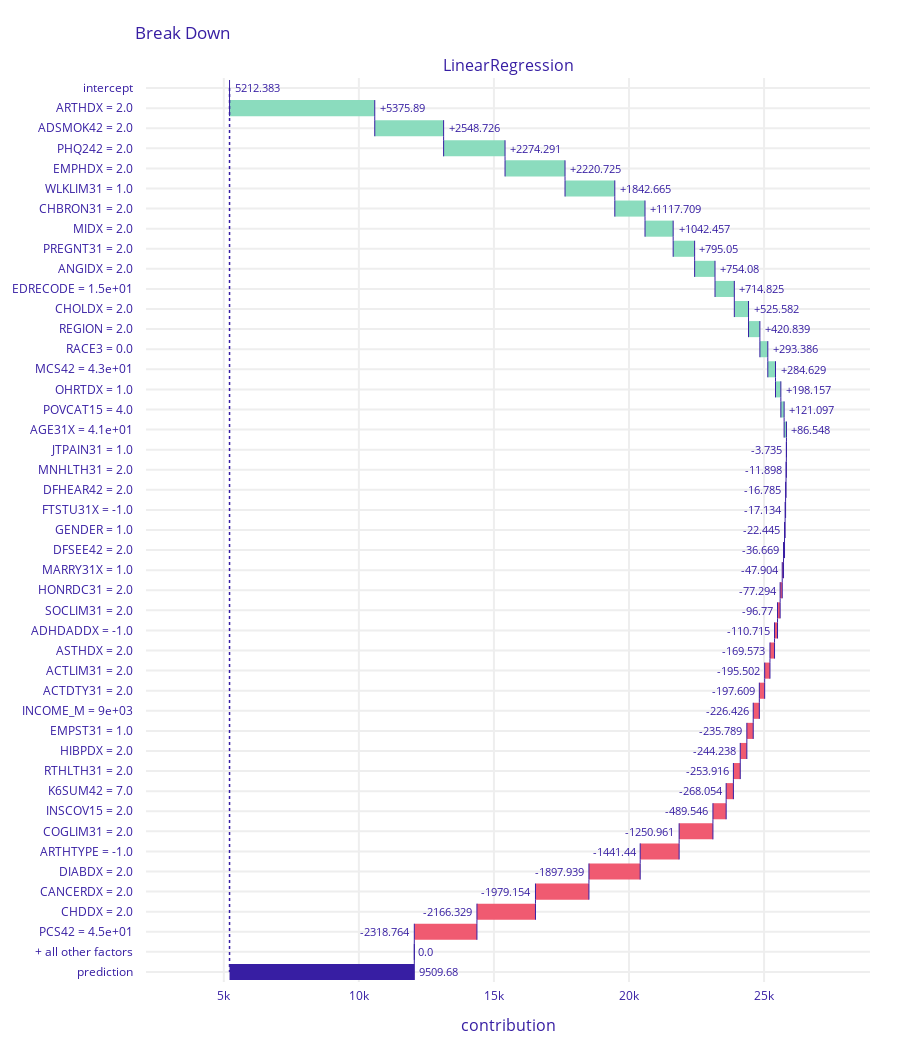

The code cell stored with this chart in its notebook:
### Markdown cell above
### 3.LR.2 BreakDown

### Code cell
exp = explainer.Explainer(model=regressor, data=X_train_raw, y=y_train, model_type='regression')
exp_bd_lr = exp.predict_parts(X_train_raw.iloc[0], type='break_down')
exp_bd_lr.plot(max_vars=42)

### Figure 1 — Plotly figure (JSON) as saved in the notebook; plotly's stock layout.template omitted (floating-point values rounded to 4 significant figures)
{"data": [{"base": 5212.0, "connector": {"line": {"color": "#371ea3", "dash": "solid", "width": 1}, "mode": "spanning"}, "decreasing": {"marker": {"color": "#f05a71"}}, "hoverinfo": "text+delta", "hoverlabel": {"bgcolor": "rgba(0,0,0,0.8)"}, "hovertext": ["Average response: 5212.383<br>Prediction: 9509.68", "ARTHDX = 2.0<br>increases average response <br>by", "ADSMOK42 = 2.0<br>increases average response <br>by", "PHQ242 = 2.0<br>increases average response <br>by", "EMPHDX = 2.0<br>increases average response <br>by", "WLKLIM31 = 1.0<br>increases average response <br>by", "CHBRON31 = 2.0<br>increases average response <br>by", "MIDX = 2.0<br>increases average response <br>by", "PREGNT31 = 2.0<br>increases average response <br>by", "ANGIDX = 2.0<br>increases average response <br>by", "EDRECODE = 1.5e+01<br>increases average response <br>by", "CHOLDX = 2.0<br>increases average response <br>by", "REGION = 2.0<br>increases average response <br>by", "RACE3 = 0.0<br>increases average response <br>by", "MCS42 = 4.3e+01<br>increases average response <br>by", "OHRTDX = 1.0<br>increases average response <br>by", "POVCAT15 = 4.0<br>increases average response <br>by", "AGE31X = 4.1e+01<br>increases average response <br>by", "JTPAIN31 = 1.0<br>decreases average response <br>by", "MNHLTH31 = 2.0<br>decreases average response <br>by", "DFHEAR42 = 2.0<br>decreases average response <br>by", "FTSTU31X = -1.0<br>decreases average response <br>by", "GENDER = 1.0<br>decreases average response <br>by", "DFSEE42 = 2.0<br>decreases average response <br>by", "MARRY31X = 1.0<br>decreases average response <br>by", "HONRDC31 = 2.0<br>decreases average response <br>by", "SOCLIM31 = 2.0<br>decreases average response <br>by", "ADHDADDX = -1.0<br>decreases average response <br>by", "ASTHDX = 2.0<br>decreases average response <br>by", "ACTLIM31 = 2.0<br>decreases average response <br>by", "ACTDTY31 = 2.0<br>decreases average response <br>by", "INCOME_M = 9e+03<br>decreases average response <br>by", "EMPST31 = 1.0<br>decreases average response <br>by", "HIBPDX = 2.0<br>decreases average response <br>by", "RTHLTH31 = 2.0<br>decreases average response <br>by", "K6SUM42 = 7.0<br>decreases average response <br>by", "INSCOV15 = 2.0<br>decreases average response <br>by", "COGLIM31 = 2.0<br>decreases average response <br>by", "ARTHTYPE = -1.0<br>decreases average response <br>by", "DIABDX = 2.0<br>decreases average response <br>by", "CANCERDX = 2.0<br>decreases average response <br>by", "CHDDX = 2.0<br>decreases average response <br>by", "PCS42 = 4.5e+01<br>decreases average response <br>by", "+ all other factors<br>decreases average response <br>by", "Average response: 5212.383<br>Prediction: 9509.68"], "increasing": {"marker": {"color": "#8bdcbe"}}, "measure": ["relative", "relative", "relative", "relative", "relative", "relative", "relative", "relative", "relative", "relative", "relative", "relative", "relative", "relative", "relative", "relative", "relative", "relative", "relative", "relative", "relative", "relative", "relative", "relative", "relative", "relative", "relative", "relative", "relative", "relative", "relative", "relative", "relative", "relative", "relative", "relative", "relative", "relative", "relative", "relative", "relative", "relative", "relative", "relative", "total"], "orientation": "h", "showlegend": false, "text": ["5212.383", "+5375.89", "+2548.726", "+2274.291", "+2220.725", "+1842.665", "+1117.709", "+1042.457", "+795.05", "+754.08", "+714.825", "+525.582", "+420.839", "+293.386", "+284.629", "+198.157", "+121.097", "+86.548", "-3.735", "-11.898", "-16.785", "-17.134", "-22.445", "-36.669", "-47.904", "-77.294", "-96.77", "-110.715", "-169.573", "-195.502", "-197.609", "-226.426", "-235.789", "-244.238", "-253.916", "-268.054", "-489.546", "-1250.961", "-1441.44", "-1897.939", "-1979.154", "-2166.329", "-2318.764", "0.0", "9509.68"], "textposition": "outside", "totals": {"marker": {"color": "#371ea3"}}, "type": "waterfall", "x": [0, 5376.0, 2549.0, 2274.0, 2221.0, 1843.0, 1118.0, 1042.0, 795.0, 754.1, 714.8, 525.6, 420.8, 293.4, 284.6, 198.2, 121.1, 86.55, -3.735, -11.9, -16.79, -17.13, -22.45, -36.67, -47.9, -77.29, -96.77, -110.7, -169.6, -195.5, -197.6, -226.4, -235.8, -244.2, -253.9, -268.1, -489.5, -1251.0, -1441.0, -1898.0, -1979.0, -2166.0, -2319.0, 0, 4297.0], "xaxis": "x", "y": ["intercept", "ARTHDX = 2.0", "ADSMOK42 = 2.0", "PHQ242 = 2.0", "EMPHDX = 2.0", "WLKLIM31 = 1.0", "CHBRON31 = 2.0", "MIDX = 2.0", "PREGNT31 = 2.0", "ANGIDX = 2.0", "EDRECODE = 1.5e+01", "CHOLDX = 2.0", "REGION = 2.0", "RACE3 = 0.0", "MCS42 = 4.3e+01", "OHRTDX = 1.0", "POVCAT15 = 4.0", "AGE31X = 4.1e+01", "JTPAIN31 = 1.0", "MNHLTH31 = 2.0", "DFHEAR42 = 2.0", "FTSTU31X = -1.0", "GENDER = 1.0", "DFSEE42 = 2.0", "MARRY31X = 1.0", "HONRDC31 = 2.0", "SOCLIM31 = 2.0", "ADHDADDX = -1.0", "ASTHDX = 2.0", "ACTLIM31 = 2.0", "ACTDTY31 = 2.0", "INCOME_M = 9e+03", "EMPST31 = 1.0", "HIBPDX = 2.0", "RTHLTH31 = 2.0", "K6SUM42 = 7.0", "INSCOV15 = 2.0", "COGLIM31 = 2.0", "ARTHTYPE = -1.0", "DIABDX = 2.0", "CANCERDX = 2.0", "CHDDX = 2.0", "PCS42 = 4.5e+01", "+ all other factors", "prediction"], "yaxis": "y"}], "layout": {"annotations": [{"font": {"size": 16}, "showarrow": false, "text": "LinearRegression", "x": 0.5, "xanchor": "center", "xref": "paper", "y": 1, "yanchor": "bottom", "yref": "paper"}, {"font": {"size": 16}, "showarrow": false, "text": "contribution", "x": 0.5, "xanchor": "center", "xref": "paper", "y": 0, "yanchor": "top", "yref": "paper", "yshift": -30}], "font": {"color": "#371ea3"}, "height": 1053, "margin": {"b": 71, "r": 30, "t": 78}, "shapes": [{"line": {"color": "#371ea3", "dash": "dot", "width": 1.5}, "type": "line", "x0": 5212.0, "x1": 5212.0, "xref": "x", "y0": 0, "y1": 44, "yref": "y"}], "title": {"text": "Break Down", "x": 0.15}, "xaxis": {"anchor": "y", "automargin": true, "domain": [0, 1], "fixedrange": true, "gridwidth": 2, "range": [2120.0, 28920.0], "tickcolor": "white", "ticklen": 3, "ticks": "outside", "type": "linear", "zeroline": false}, "yaxis": {"anchor": "x", "automargin": true, "autorange": "reversed", "domain": [0, 1], "fixedrange": true, "gridwidth": 2, "tickcolor": "white", "ticklen": 10, "ticks": "outside", "type": "category"}}}
